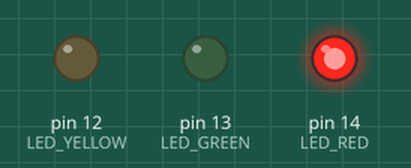
The sketch below on a simulated Arduino Uno, built with avr-gcc and run on an emulated ATmega328P. On the bench: output pins drawn as LEDs (lit = HIGH).

Above: at 0.1 s.
Timing chart, 0 to 1.6 s (numbered marks = the images above):
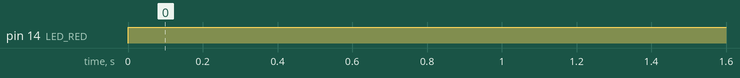

Measured:
- by itself, pin 14 (LED_RED): LOW → HIGH at 0.00 s

The sketch:

signal.ino
```cpp
#define LED_RED 14
#define LED_GREEN 13
#define LED_YELLOW 12

char SIGNAL[10];
char a[10];

void setup() {
  Serial.begin(9600);
  pinMode(LED_RED, OUTPUT);
  pinMode(LED_YELLOW, OUTPUT);
  pinMode(LED_GREEN, OUTPUT);

  digitalWrite(LED_RED, LOW);
  digitalWrite(LED_GREEN, LOW);
  digitalWrite(LED_YELLOW, LOW);
}


void loop() {


  digitalWrite(LED_RED, HIGH);
  // delay(1000);
  // digitalWrite(LED_RED, LOW);


  // digitalWrite(LED_GREEN, HIGH);
  // delay(1000);
  // digitalWrite(LED_GREEN, LOW);

  // digitalWrite(LED_YELLOW, HIGH);
  // delay(1000);
  // digitalWrite(LED_YELLOW, LOW);

}
```
